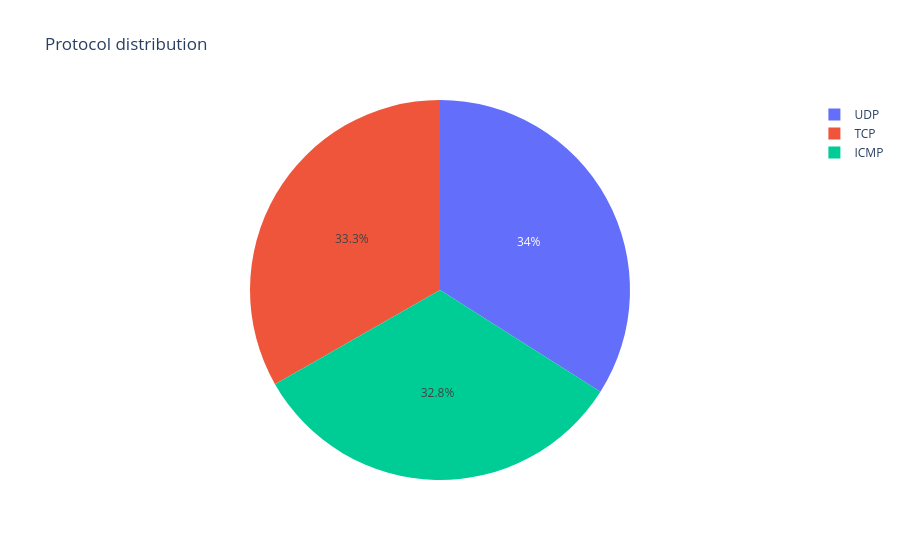

Source (notebook cell):
### Markdown cell above
## 5. Visualize traffic and anomalies

### Code cell
import pandas as pd
import plotly.express as px
import plotly.graph_objects as go
from plotly.subplots import make_subplots

# Protocol distribution (pie)
protocol_counts = data['protocol'].value_counts()
fig1 = px.pie(values=protocol_counts.values, names=protocol_counts.index, title='Protocol distribution')
fig1.show()

### Figure 1 — Plotly figure (JSON) as saved in the notebook; plotly's stock layout.template omitted (floating-point values rounded to 4 significant figures)
{"data": [{"domain": {"x": [0, 1], "y": [0, 1]}, "hovertemplate": "label=%{label}<br>value=%{value}<extra></extra>", "labels": ["UDP", "TCP", "ICMP"], "legendgroup": "", "name": "", "showlegend": true, "type": "pie", "values": [680, 665, 655]}], "layout": {"legend": {"tracegroupgap": 0}, "title": {"text": "Protocol distribution"}}}
